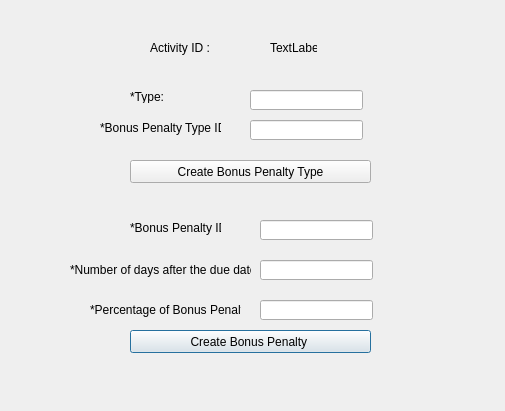
<?xml version="1.0" encoding="UTF-8"?>
<ui version="4.0">
 <class>createBonusPenalty</class>
 <widget class="QDialog" name="createBonusPenalty">
  <property name="geometry">
   <rect>
    <x>0</x>
    <y>0</y>
    <width>505</width>
    <height>411</height>
   </rect>
  </property>
  <property name="windowTitle">
   <string>Dialog</string>
  </property>
  <widget class="QLabel" name="label_2">
   <property name="geometry">
    <rect>
     <x>100</x>
     <y>120</y>
     <width>121</width>
     <height>16</height>
    </rect>
   </property>
   <property name="text">
    <string>*Bonus Penalty Type ID :</string>
   </property>
  </widget>
  <widget class="QLineEdit" name="intAmount">
   <property name="geometry">
    <rect>
     <x>260</x>
     <y>300</y>
     <width>113</width>
     <height>20</height>
    </rect>
   </property>
  </widget>
  <widget class="QLineEdit" name="intBonusPenaltyTypeId">
   <property name="geometry">
    <rect>
     <x>250</x>
     <y>120</y>
     <width>113</width>
     <height>20</height>
    </rect>
   </property>
  </widget>
  <widget class="QLineEdit" name="intBonusPenaltyId">
   <property name="geometry">
    <rect>
     <x>260</x>
     <y>220</y>
     <width>113</width>
     <height>20</height>
    </rect>
   </property>
  </widget>
  <widget class="QLabel" name="label">
   <property name="geometry">
    <rect>
     <x>150</x>
     <y>40</y>
     <width>71</width>
     <height>16</height>
    </rect>
   </property>
   <property name="text">
    <string>Activity ID :</string>
   </property>
  </widget>
  <widget class="QLabel" name="label_6">
   <property name="geometry">
    <rect>
     <x>90</x>
     <y>300</y>
     <width>151</width>
     <height>20</height>
    </rect>
   </property>
   <property name="text">
    <string>*Percentage of Bonus Penalty :</string>
   </property>
  </widget>
  <widget class="QLineEdit" name="txtBonusPenaltyType">
   <property name="geometry">
    <rect>
     <x>250</x>
     <y>90</y>
     <width>113</width>
     <height>20</height>
    </rect>
   </property>
  </widget>
  <widget class="QLabel" name="label_5">
   <property name="geometry">
    <rect>
     <x>70</x>
     <y>260</y>
     <width>181</width>
     <height>20</height>
    </rect>
   </property>
   <property name="text">
    <string>*Number of days after the due date :</string>
   </property>
  </widget>
  <widget class="QLabel" name="label_3">
   <property name="geometry">
    <rect>
     <x>130</x>
     <y>90</y>
     <width>47</width>
     <height>13</height>
    </rect>
   </property>
   <property name="text">
    <string>*Type: </string>
   </property>
  </widget>
  <widget class="QLabel" name="label_4">
   <property name="geometry">
    <rect>
     <x>130</x>
     <y>220</y>
     <width>91</width>
     <height>16</height>
    </rect>
   </property>
   <property name="text">
    <string>*Bonus Penalty ID: </string>
   </property>
  </widget>
  <widget class="QPushButton" name="pushButton_createBonusPenalty">
   <property name="geometry">
    <rect>
     <x>130</x>
     <y>330</y>
     <width>241</width>
     <height>23</height>
    </rect>
   </property>
   <property name="text">
    <string>Create Bonus Penalty </string>
   </property>
  </widget>
  <widget class="QLineEdit" name="intHour">
   <property name="geometry">
    <rect>
     <x>260</x>
     <y>260</y>
     <width>113</width>
     <height>20</height>
    </rect>
   </property>
  </widget>
  <widget class="QLabel" name="label_activityId">
   <property name="geometry">
    <rect>
     <x>270</x>
     <y>40</y>
     <width>47</width>
     <height>16</height>
    </rect>
   </property>
   <property name="text">
    <string>TextLabel</string>
   </property>
  </widget>
  <widget class="QPushButton" name="pushButton_createBPT">
   <property name="geometry">
    <rect>
     <x>130</x>
     <y>160</y>
     <width>241</width>
     <height>23</height>
    </rect>
   </property>
   <property name="text">
    <string>Create Bonus Penalty Type</string>
   </property>
  </widget>
 </widget>
 <resources/>
 <connections/>
</ui>
